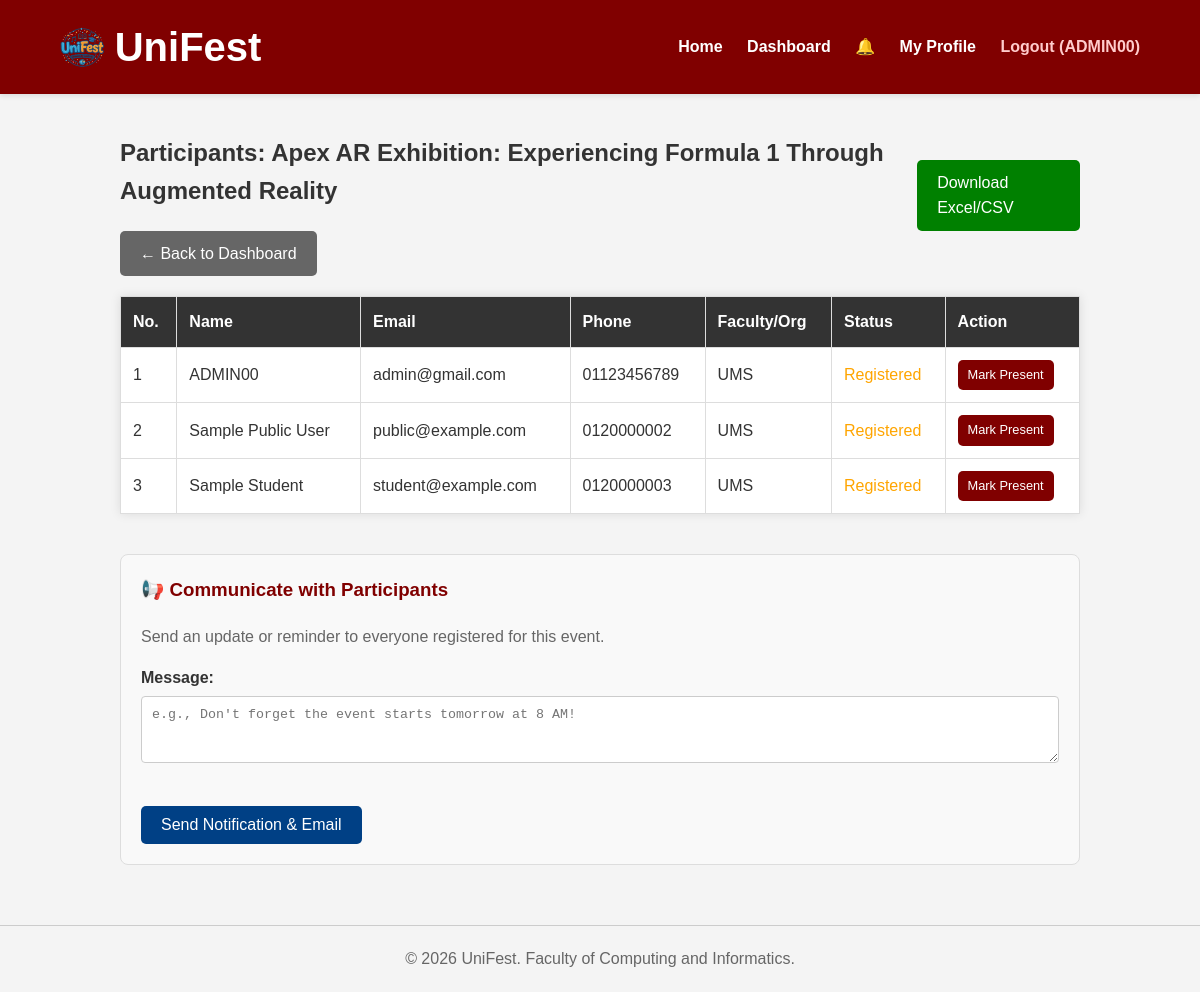
The app's page /view_participants.php?id=1 (signed in) with its own data.
### tables this page shows
CREATE TABLE `events` (
  `id` int(11) NOT NULL,
  `event_name` varchar(255) NOT NULL,
  `description` text NOT NULL,
  `organizer_id` int(11) NOT NULL,
  `contact_person` varchar(100) DEFAULT NULL,
  `contact_no` varchar(20) DEFAULT NULL,
  `type` enum('Workshop','Seminar','Competition','Festival','Sport','Course') NOT NULL,
  `venue` varchar(255) NOT NULL,
  `event_date` date NOT NULL,
  `event_time` time NOT NULL,
  `mode` enum('Physical','Online','Hybrid') NOT NULL,
  `registration_close_date` date NOT NULL,
  `max_participants` int(11) DEFAULT NULL,
  `fee` decimal(10,2) NOT NULL DEFAULT 0.00,
  `remarks` text DEFAULT NULL,
  `poster` varchar(255) DEFAULT NULL,
  `status` enum('pending','approved','archived') DEFAULT 'pending',
  `visibility` enum('public','university') NOT NULL DEFAULT 'public'
);

CREATE TABLE `registrations` (
  `id` int(11) NOT NULL,
  `user_id` int(11) NOT NULL,
  `event_id` int(11) NOT NULL,
  `registration_date` timestamp NOT NULL DEFAULT current_timestamp(),
  `status` enum('confirmed','cancelled') DEFAULT 'confirmed'
);

CREATE TABLE `users` (
  `id` int(11) NOT NULL,
  `category` enum('Staff','Student','Public','Admin') NOT NULL,
  `name` varchar(100) NOT NULL,
  `email` varchar(100) NOT NULL,
  `phone` varchar(20) NOT NULL,
  `organization` varchar(100) NOT NULL,
  `interested_categories` text NOT NULL,
  `password` varchar(255) NOT NULL,
  `role` enum('admin','staff','student','public') NOT NULL DEFAULT 'public',
  `created_at` timestamp NOT NULL DEFAULT current_timestamp(),
  `status` enum('active','suspended') DEFAULT 'active'
);

### view_participants.php (the view, shortened to what this page needs)
<?php
require 'config/db.php';
require 'includes/header.php';
$event_id = $_GET['id'];
$stmt = $pdo->prepare("SELECT * FROM events WHERE id = ?");
$stmt->execute([$event_id]);
$event = $stmt->fetch();
$sql = "SELECT u.id as user_id, r.id as reg_id, r.status as attendance_status, u.name, u.email, u.phone, u.organization
        FROM registrations r
        JOIN users u ON r.user_id = u.id
        WHERE r.event_id = ?";
$stmt = $pdo->prepare($sql);
$stmt->execute([$event_id]);
$participants = $stmt->fetchAll();
?>
<div style="display:flex; justify-content:space-between; align-items:center; margin-bottom: 20px;">
    <div>
        <h2>Participants: <?= htmlspecialchars($event['event_name']) ?></h2>
        <a href="dashboard.php" class="btn" style="background: #666;">&larr; Back to Dashboard</a>
    </div>
    <a href="export_participants.php?id=<?= $event_id ?>" class="btn" style="background-color: green;">
        Download Excel/CSV
    </a>
</div>
<table style="width:100%; border-collapse: collapse; background: white; box-shadow: 0 0 10px rgba(0,0,0,0.1);">
    <thead>
        <tr style="background-color: var(--primary-color); color: white; text-align: left;">
            <th style="padding: 12px;">No.</th>
            <th style="padding: 12px;">Name</th>
            <th style="padding: 12px;">Email</th>
            <th style="padding: 12px;">Phone</th>
            <th style="padding: 12px;">Faculty/Org</th>
            <th style="padding: 12px;">Status</th>
            <th style="padding: 12px;">Action</th>
        </tr>
    </thead>
    <tbody>
        <?php if (count($participants) > 0): ?>
            <?php $i = 1; foreach ($participants as $p): ?>
                <tr style="border-bottom: 1px solid #ddd;">
                    <td style="padding: 12px;"><?= $i++ ?></td>
                    <td style="padding: 12px;"><?= htmlspecialchars($p['name']) ?></td>
                    <td style="padding: 12px;"><?= htmlspecialchars($p['email']) ?></td>
                    <td style="padding: 12px;"><?= htmlspecialchars($p['phone']) ?></td>
                    <td style="padding: 12px;"><?= htmlspecialchars($p['organization']) ?></td>
                    <td style="padding: 12px;">
                        <?php if ($p['attendance_status'] == 'attended'): ?>
                            <span style="color: green; font-weight: bold;">✔ Present</span>
                        <?php else: ?>
                            <span style="color: orange;">Registered</span>
                        <?php endif; ?>
                    </td>
                    <td style="padding: 12px;">
                        <?php if ($p['attendance_status'] != 'attended'): ?>
                            <a href="view_participants.php?id=<?= $event_id ?>&mark_present=<?= $p['reg_id'] ?>"
                               class="btn" style="padding: 5px 10px; font-size: 0.8rem;">Mark Present</a>
                        <?php else: ?>
                            -
                        <?php endif; ?>
                    </td>
                </tr>
            <?php endforeach; ?>
        <?php else: ?>
            <tr><td colspan="7" style="padding: 20px; text-align: center;">No participants have registered yet.</td></tr>
        <?php endif; ?>
    </tbody>
</table>
<div style="margin-top: 40px; background: #f9f9f9; padding: 20px; border-radius: 8px; border: 1px solid #ddd;">
    <h3 style="color: var(--primary-color); margin-top: 0;">📢 Communicate with Participants</h3>
    <p style="color: #666;">Send an update or reminder to everyone registered for this event.</p>
    <form method="POST">
        <label style="font-weight: bold;">Message:</label>
        <textarea name="broadcast_msg" rows="3" style="width: 100%; margin-top: 5px; padding: 10px; border-radius: 4px; border: 1px solid #ccc;" required placeholder="e.g., Don't forget the event starts tomorrow at 8 AM!"></textarea>
        <br><br>
        <button type="submit" name="send_broadcast" class="btn" style="background-color: #004085;" onclick="return confirm('Send this message to all participants?')">Send Notification & Email</button>
    </form>
</div>
<?php require 'includes/footer.php'; ?>

### includes/header.php (shortened to what this page needs)
<!DOCTYPE html>
<html lang="en">
<head>
    <link rel="stylesheet" href="assets/style.css">
</head>
<body>
    <header>
        <div class="navbar" style="display: flex; align-items: center; justify-content: space-between;">
            <a href="index.php" class="logo" style="display: flex; align-items: center; text-decoration: none;">
                <img src="assets/uploads/UniFest_Logo.png" alt="UniFest Logo" style="height: 50px; margin-right: 10px;">
                <span style="color: white; font-size: 2.5rem; font-weight: bold;">UniFest</span>
            </a>
            <nav class="nav-links">
                <a href="index.php">Home</a>
                <?php if (isset($_SESSION['user_id'])): ?>
                    <a href="dashboard.php">Dashboard</a>
                    <a href="notifications.php">
                        🔔
                    </a>
                    <a href="profile.php">My Profile</a>
                    <a href="logout.php" style="color: #ffcccc;">Logout (<?= htmlspecialchars($_SESSION['user_name']) ?>)</a>
                <?php else: ?>
                    <a href="login.php">Login</a>
                    <a href="register.php">Register</a>
                <?php endif; ?>
            </nav>
        </div>
    </header>
    <div class="container">

### includes/footer.php
</div> <footer style="text-align: center; padding: 20px; color: #666;">
        &copy; 2026 UniFest. Faculty of Computing and Informatics.
    </footer>
</body>
</html>

### assets/style.css (style rules this page uses)
:root { --primary-color: #800000; --secondary-color: #333; --bg-color: #f4f4f4; --text-color: #333; }
body { font-family: Arial, sans-serif; background-color: var(--bg-color); margin: 0; padding: 0; color: var(--text-color); line-height: 1.6; }
header { background-color: var(--primary-color); color: white; padding: 15px 0; box-shadow: 0 2px 5px rgba(0,0,0,0.1); }
.navbar { width: 90%; margin: auto; display: flex; justify-content: space-between; align-items: center; }
.logo { font-size: 1.5rem; font-weight: bold; color: white; text-decoration: none; }
.nav-links a { color: white; text-decoration: none; margin-left: 20px; font-weight: bold; font-size: 1rem; }
.container { width: 80%; margin: auto; padding: 20px 0; }
.btn { display: inline-block; background-color: var(--primary-color); color: white; padding: 10px 20px; text-decoration: none; border-radius: 5px; border: none; cursor: pointer; font-size: 1rem; }
input[type="text"], input[type="email"], input[type="password"], input[type="number"], input[type="date"], input[type="time"], select, textarea { width: 100%; padding: 10px; margin: 10px 0; border: 1px solid #ccc; border-radius: 4px; box-sizing: border-box; }
table { width: 100%; border-collapse: collapse; margin-top: 20px; background: white; }
th, td { padding: 12px; border: 1px solid #ddd; text-align: left; }
th { background-color: var(--secondary-color); color: white; }
footer { text-align: center; padding: 20px; margin-top: 40px; color: #666; border-top: 1px solid #ccc; }

### records on screen
events: event_name "Apex AR Exhibition: Experiencing Formula 1 Through Augmented Reality"
registrations: user.name "ADMIN00", user.email "admin@gmail.com", user.phone "01123456789", user.organization "UMS", status "Registered"
registrations: user.name "Sample Public User", user.email "public@example.com", user.phone "0120000002", user.organization "UMS", status "Registered"
registrations: user.name "Sample Student", user.email "student@example.com", user.phone "0120000003", user.organization "UMS", status "Registered"

### other values on screen
$_SESSION['user_name'] "ADMIN00"
